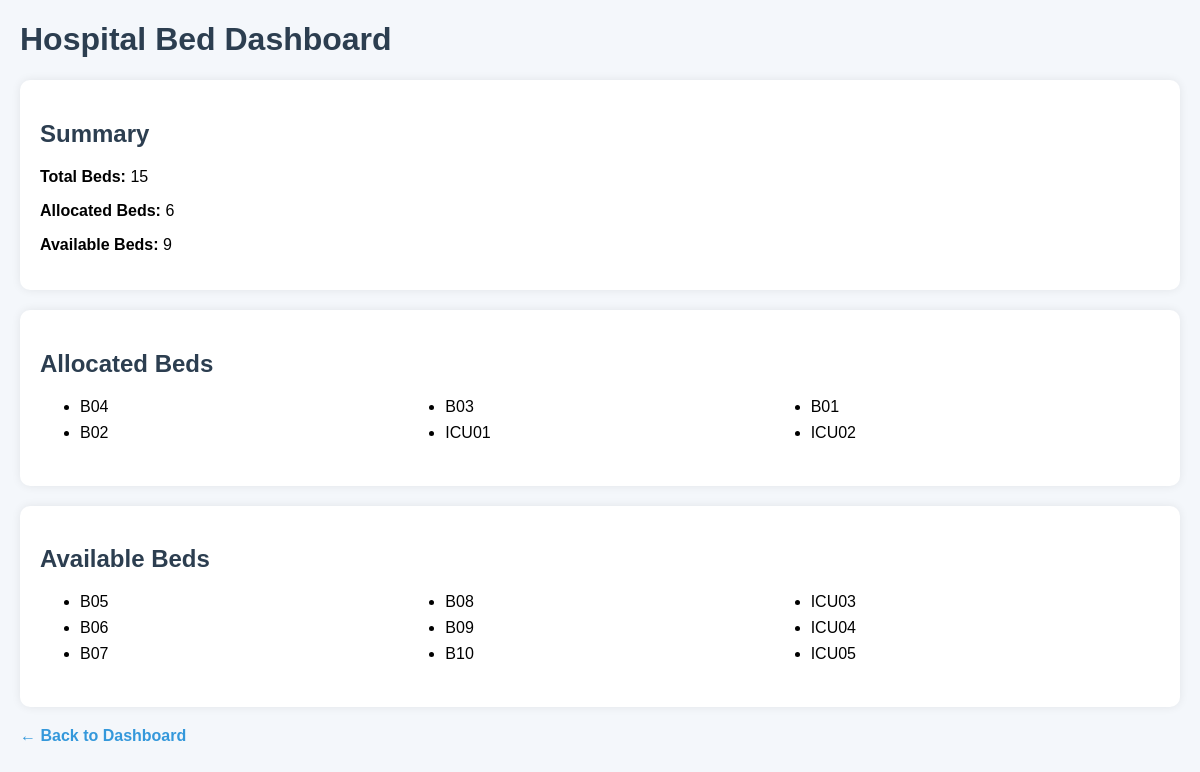
Screenshot of /beds with the database file from the repository.
### tables this page shows
CREATE TABLE patients (
        id INTEGER PRIMARY KEY AUTOINCREMENT,
        name TEXT NOT NULL,
        age INTEGER NOT NULL,
        gender TEXT NOT NULL,
        phone TEXT NOT NULL,
        address TEXT NOT NULL,
        condition TEXT NOT NULL,
        severity INTEGER NOT NULL,
        status TEXT NOT NULL,
        bed_number TEXT,
        bed_status TEXT
    );

### app.py (the view)
@app.route('/beds')
def beds():
    allocated = get_allocated_beds()
    available = get_available_beds()
    return render_template(
        'beds.html',
        total_beds=len(ALL_BEDS),
        allocated_count=len(allocated),
        available_count=len(available),
        allocated_beds=allocated,
        available_beds=available,
        all_beds=ALL_BEDS
    )

### app.py (called while the page is built)
def get_allocated_beds():
    patients = get_all_patients()
    allocated = []
    for patient in patients:
        if patient["bed_number"] and patient["bed_status"] == "Allocated":
            allocated.append(patient["bed_number"])
    return allocated

def get_available_beds():
    allocated = get_allocated_beds()
    return [bed for bed in ALL_BEDS if bed not in allocated]

### database.py (called while the page is built)
def get_connection():
    conn = sqlite3.connect(DB_NAME)
    conn.row_factory = sqlite3.Row
    return conn

def get_all_patients():
    conn = get_connection()
    cursor = conn.cursor()
    cursor.execute("SELECT * FROM patients")
    patients = cursor.fetchall()
    conn.close()
    return [dict(patient) for patient in patients]

### templates/beds.html (shortened to what this page needs)
<!DOCTYPE html>
<html lang="en">
<head>
</head>
<body>
    <h1>Hospital Bed Dashboard</h1>
    <div class="card">
        <h2>Summary</h2>
        <p><strong>Total Beds:</strong> {{ total_beds }}</p>
        <p><strong>Allocated Beds:</strong> {{ allocated_count }}</p>
        <p><strong>Available Beds:</strong> {{ available_count }}</p>
    </div>
    <div class="card">
        <h2>Allocated Beds</h2>
        {% if allocated_beds %}
            <ul>
                {% for bed in allocated_beds %}
                    <li>{{ bed }}</li>
                {% endfor %}
            </ul>
        {% else %}
            <p>No beds currently allocated.</p>
        {% endif %}
    </div>
    <div class="card">
        <h2>Available Beds</h2>
        {% if available_beds %}
            <ul>
                {% for bed in available_beds %}
                    <li>{{ bed }}</li>
                {% endfor %}
            </ul>
        {% else %}
            <p>No available beds.</p>
        {% endif %}
    </div>
    <a href="/">← Back to Dashboard</a>
</body>
</html>

### templates/beds.html (style rules this page uses)
body { font-family: Arial, sans-serif; margin: 20px; background: #f4f7fb; }
.card { background: white; padding: 20px; border-radius: 10px; margin-bottom: 20px; box-shadow: 0 0 10px rgba(0,0,0,0.08); }
h1, h2 { color: #2c3e50; }
ul { columns: 3; -webkit-columns: 3; -moz-columns: 3; }
li { margin-bottom: 8px; }
a { text-decoration: none; color: #3498db; font-weight: bold; }

### rows the page displays
patients: bed_number "B04"
patients: bed_number "B02"
patients: bed_number "B03"
patients: bed_number "ICU01"
patients: bed_number "B01"
patients: bed_number "ICU02"

### other values shown
{{ total_beds }} "15"
{{ allocated_count }} "6"
{{ available_count }} "9"
{{ bed }} "B05" "B06" "B07" "B08" "B09" "B10" "ICU03" "ICU04" "ICU05"
